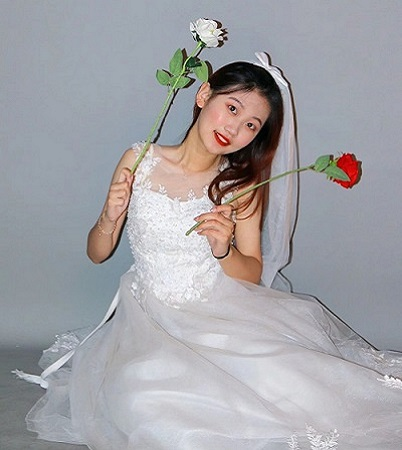
#> input picture ch3——空域图像增强/wife.jpg, 402 x 450 px
$ python '3_2绘制直方图.py'
#> lines starting #> are read from the running program, lines starting #| are printed output that depends on the picture
import cv2
from matplotlib import pyplot as plt
import numpy as np
img1 = cv2.imread("wife.jpg")
#> img1 is the input picture: shape (450, 402, 3); mean B, G, R 166.7, 162.4, 163.5
'''获取直方图：cv.calcHist()'''
hist1 = cv2.calcHist([img1],[0],None,[256],[0,256])
#> hist1 = 256 values, max 7009 at index 176, min 31 at index 254, mean 706.6
hist2 = cv2.calcHist([img1],[1],None,[256],[0,256])
#> hist2 = 256 values, max 7216 at index 166, min 25 at index 255, mean 706.6
hist3 = cv2.calcHist([img1],[2],None,[256],[0,256])
#> hist3 = 256 values, max 6653 at index 160, min 25 at index 253, mean 706.6
print(hist1)
#> (printed output is left out)
'''绘制灰度直方图'''
img2 = cv2.imread("aoligei.jpg",0)
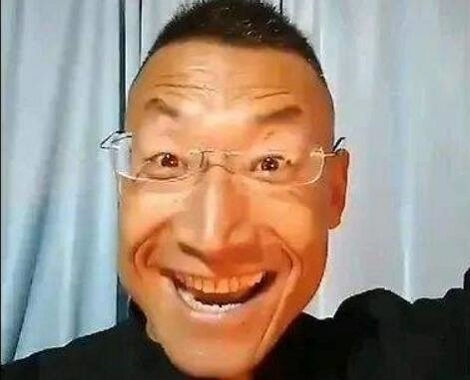
#> input picture ch3——空域图像增强/aoligei.jpg, 470 x 380 px
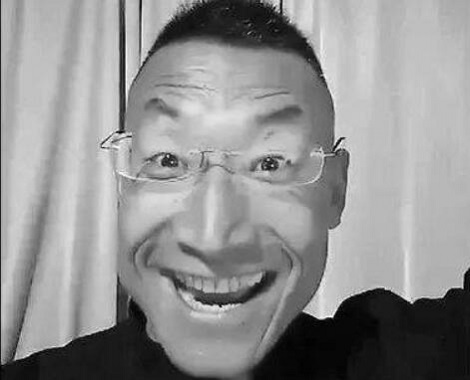
#> img2: shape (380, 470); min 0, max 255, mean 145.2
cv2.imshow("aaa",img2)
plt.hist(img2.ravel(),256,[0,256])
plt.show()
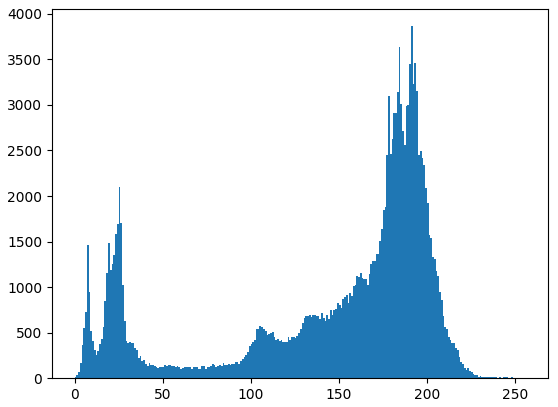
#> figure drawn by matplotlib, 1 panel; tallest bar 3864 high, from x = 191 to 192
'''绘制彩色直方图'''
color = ('b','g','r')
for i,col in enumerate(color):
    hist = cv2.calcHist([img1],[i],None,[256],[0,256])
    plt.plot(hist,color=col)
plt.xlim([0,256]) # 设置x轴数据显示范围
plt.show()
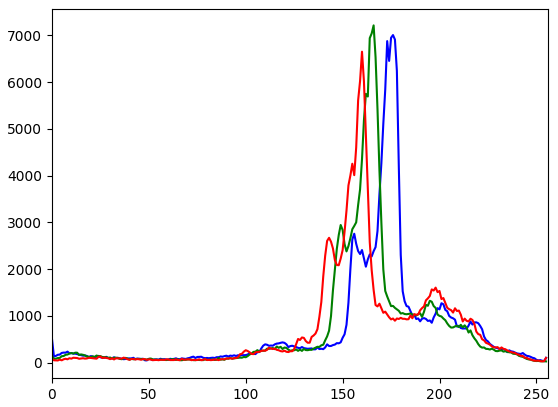
#> figure drawn by matplotlib, 1 panel; curve peaks at x = 176, y = 7009; curve peaks at x = 166, y = 7216; curve peaks at x = 160, y = 6653

cv2.waitKey(0)
